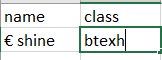
#> input picture example/example.png, 162 x 60 px, found by its file name
$ python annotate.py
#> lines starting #> are read from the running program, lines starting #| are printed output that depends on the picture
import cv2
import pytesseract
import json
import os

pytesseract.pytesseract.tesseract_cmd = r'C:\Program Files\Tesseract-OCR\tesseract.exe'  # Adjust this path according to your Tesseract installation

def preprocess_image(image):
    # Convert image to grayscale
    gray = cv2.cvtColor(image, cv2.COLOR_BGR2GRAY)

    # Apply adaptive thresholding
    _, thresh = cv2.threshold(gray, 0, 255, cv2.THRESH_BINARY + cv2.THRESH_OTSU)

    # Further noise reduction using median blur
    processed_image = cv2.medianBlur(thresh, 3)

    return processed_image

def annotate_and_extract_text(image_path, save_path):
#> called with image_path = 'example.png', save_path = 'example.json'
    image = cv2.imread(image_path)
#> image is the input picture: shape (60, 162, 3); mean B, G, R 226, 229.1, 223.7
    image_copy = image.copy()
    annotations = []
    current_annotation = {}

    # Mouse callback function to capture clicks
    def draw_rectangle(event, x, y, flags, param):
        nonlocal current_annotation

        if event == cv2.EVENT_LBUTTONDOWN:
            current_annotation['x1'], current_annotation['y1'] = x, y
            current_annotation['drawing'] = True

        elif event == cv2.EVENT_LBUTTONUP:
            if 'drawing' in current_annotation and current_annotation['drawing']:
                current_annotation['x2'], current_annotation['y2'] = x, y
                annotations.append(current_annotation.copy())
                current_annotation.clear()

    cv2.namedWindow('image')
    cv2.setMouseCallback('image', draw_rectangle)

    while True:
        for annotation in annotations:
            if 'x1' in annotation and 'x2' in annotation and 'y1' in annotation and 'y2' in annotation:
                cv2.rectangle(image_copy, (annotation['x1'], annotation['y1']), (annotation['x2'], annotation['y2']), (0, 255, 0), 2)

        cv2.imshow('image', image_copy)
        key = cv2.waitKey(1) & 0xFF
#> (key q is pressed here)

        # Press 's' to save annotations and exit
        if key == ord('s'):
            with open(save_path, 'w') as f:
                json.dump(annotations, f, indent=4)
            print(f'Annotations saved to {save_path}')
            break

        # Press 'r' to reset annotations
        elif key == ord('r'):
            annotations.clear()
            image_copy = image.copy()

        # Press 'q' to quit without saving
        elif key == ord('q'):
            break

    cv2.destroyAllWindows()

    # Extract text using Tesseract OCR for each annotated bounding box
    extracted_data = {
        'filename': os.path.basename(image_path),
        'split': 'train',  # Replace with appropriate split information
        'imgid': 1,  # Replace with appropriate image ID
        'html': {
            'structure': {'tokens': []},
            'cell': []
        }
    }

    processed_image = preprocess_image(image)
#> in preprocess_image, `gray = cv2.cvtColor(image, cv2.COLOR_BGR2GRAY)`:
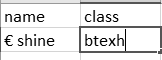
#> gray: shape (60, 162); min 0, max 255, mean 227.1
#> in preprocess_image, `_, thresh = cv2.threshold(gray, 0, 255, cv2.THRESH_BINARY + cv2.THRESH..`:
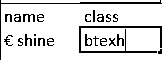
#> thresh: shape (60, 162); 86% white; black in thin lines or dots
#> in preprocess_image, `processed_image = cv2.medianBlur(thresh, 3)`:
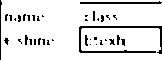
#> processed_image: shape (60, 162); 89.1% white; black in thin lines or dots

    for annotation in annotations:
        if 'x1' in annotation and 'x2' in annotation and 'y1' in annotation and 'y2' in annotation:
            x1, y1 = annotation['x1'], annotation['y1']
            x2, y2 = annotation['x2'], annotation['y2']
            cropped_image = processed_image[y1:y2, x1:x2]
            extracted_text = pytesseract.image_to_string(cropped_image, config='--psm 6')
            if extracted_text.strip():  # Only add non-empty cells
                cell_data = {
                    'tokens': extracted_text.split(),  # Split text into tokens
                    'bbox': [x1, y1, x2, y2]  # Bounding box coordinates
                }
                extracted_data['html']['cell'].append(cell_data)

    # Optionally, save extracted_data as JSON
    with open(f'{os.path.splitext(image_path)[0]}_annotations.json', 'w') as f:
        json.dump(extracted_data, f, indent=4)
    print(f'Annotations and extracted text saved to {os.path.splitext(image_path)[0]}_annotations.json')

if __name__ == "__main__":
    image_path = r'example.png'  # Replace with your image path
    save_path = 'example.json'  # Path to save annotations JSON file

    if os.path.exists(image_path):
        annotate_and_extract_text(image_path, save_path)
    else:
        print(f'Image file not found at {image_path}')
